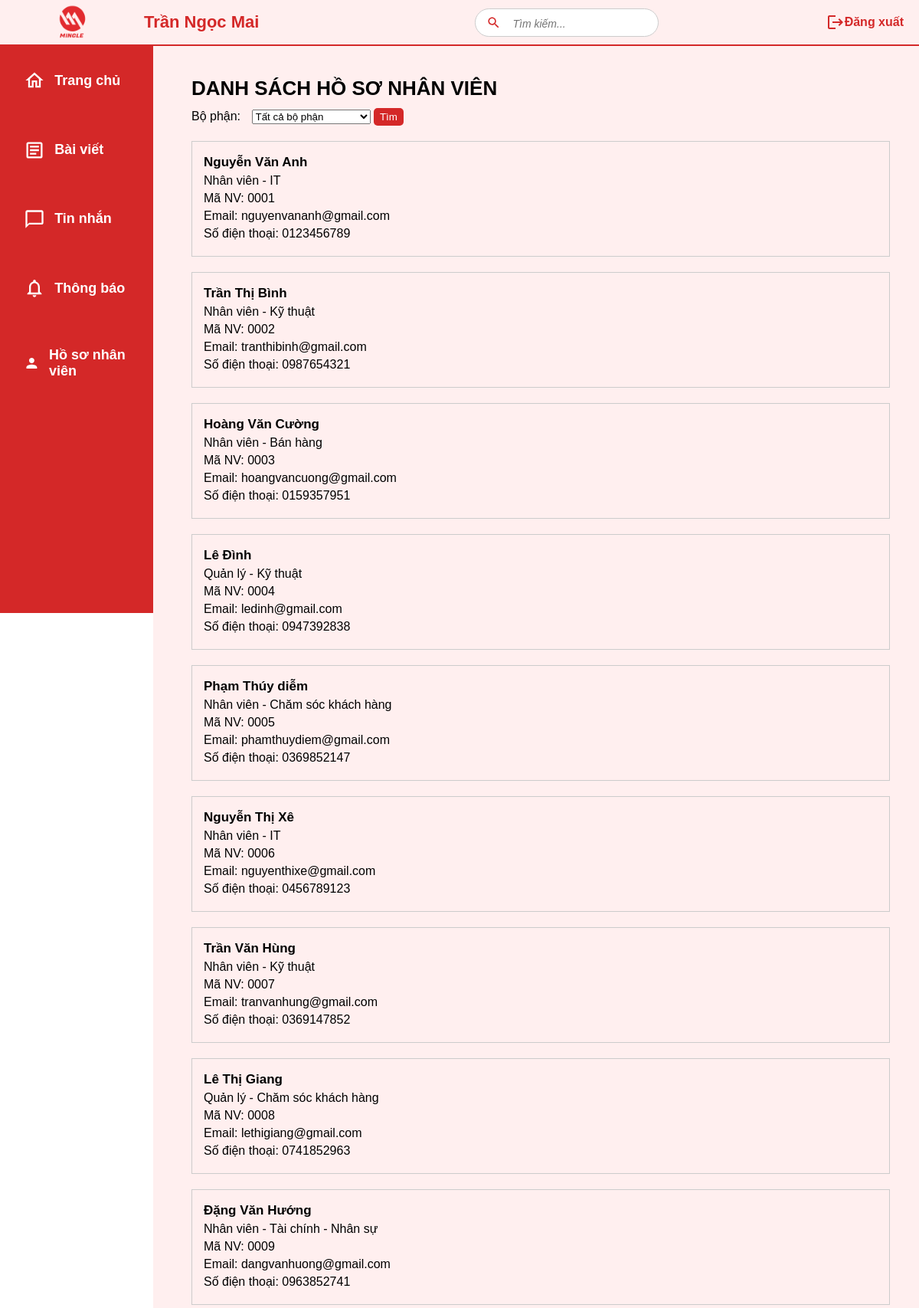
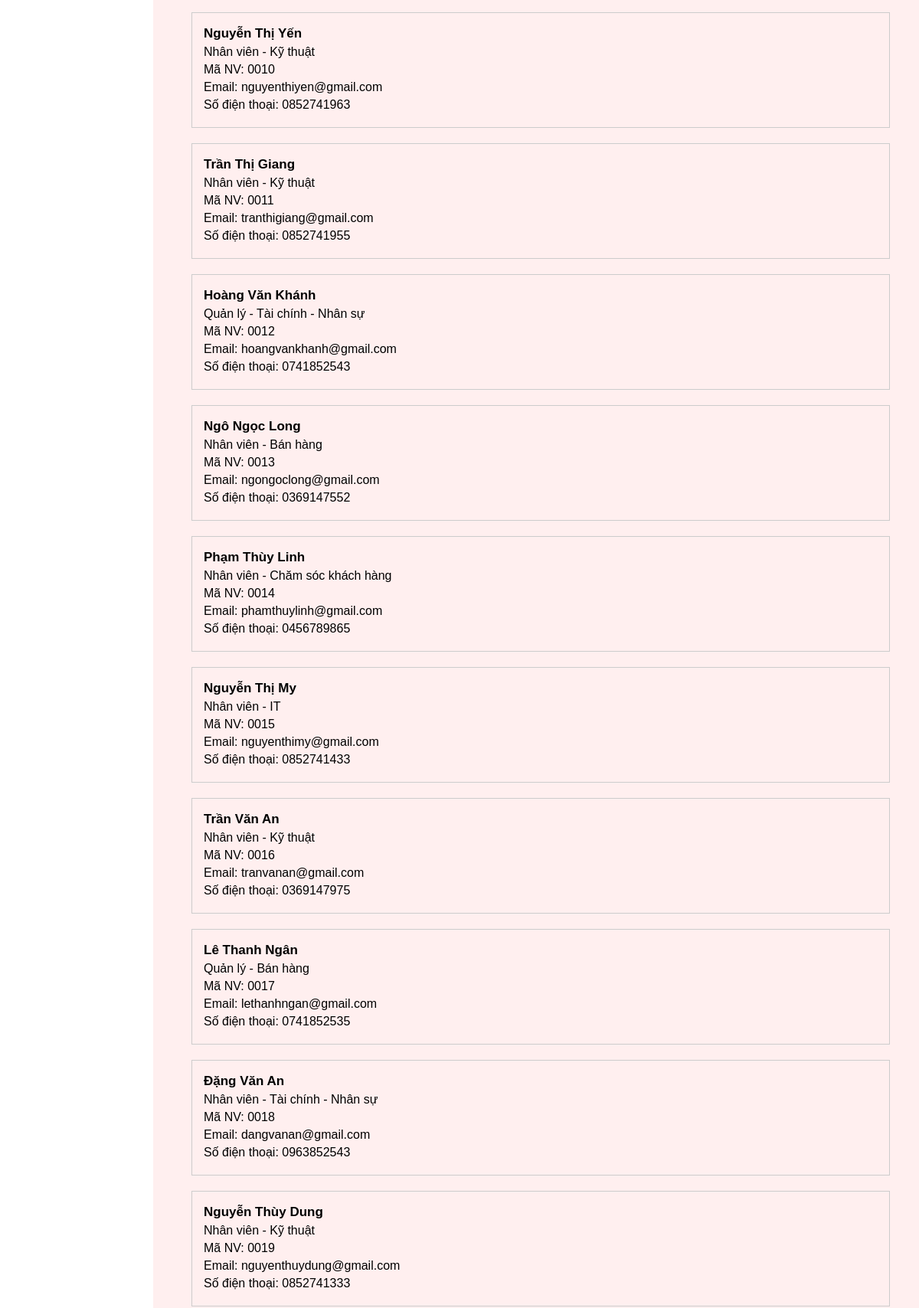
The app's page /employees/ (signed in, upper part) with its own data (2 pictures, top to bottom).
### mxh/models.py (models this page shows, shortened)
class EmployeeProfile(models.Model): # hồ sơ nhân viên
    employee_code = models.CharField(max_length=20, primary_key=True)  # Thay đổi max_length nếu cần
    user = models.OneToOneField(User, on_delete=models.CASCADE)
    date_of_birth = models.DateField()
    gender = models.CharField(max_length=10)
    ethnicity = models.CharField(max_length=50)
    address = models.TextField()
    phone_number = models.CharField(max_length=20)
    email = models.EmailField()
    working_unit = models.CharField(max_length=100)
    department = models.ForeignKey(Department, on_delete=models.CASCADE)
    position = models.CharField(max_length=100)

class Department(models.Model):
    name = models.CharField(max_length=100, unique=True)  # Tên phòng ban
    created_at = models.DateTimeField(auto_now_add=True)  # Ngày tạo
    def __str__(self):
        return self.name

### mxh/views.py (the view)
# urls.py: path('employees/', employee_list, name='employee_list'),
@never_cache
@login_required
def employee_list(request):
   departments = Department.objects.all()
   selected_department = request.GET.get('department', None)
   if selected_department:
       employees = EmployeeProfile.objects.filter(department=selected_department)
   else:
       employees = EmployeeProfile.objects.all()
   context = {
       'employees': employees,
       'departments': departments,
       'selected_department': selected_department
   }
   return render(request, 'employee_list.html', context)

### mxh/templates/employee_list.html (shortened to what this page needs)
{% extends 'home.html' %}
{% block content %}
<div class="container">
    <div class="title"><h1>DANH SÁCH HỒ SƠ NHÂN VIÊN</h1></div>
    <form method="get" action="{% url 'employee_list' %}">
        <label for="department">Bộ phận:</label>
        <select id="department" name="department">
            <option value="">Tất cả bộ phận</option>
        </select>
        <button type="submit">Tìm</button>
    </form>
    <div>
        {% for employee in employees %}
            <div class="employee-card">
                <h3><a href="{% url 'employee_detail' employee.employee_code %}">{{ employee.user.first_name }} {{ employee.user.last_name }}</a></h3>
                <p>{{ employee.position }} - {{ employee.department }}</p>
                <p>Mã NV: {{ employee.employee_code }}</p>
                <p>Email: {{ employee.email }}</p>
                <p>Số điện thoại: {{ employee.phone_number }}</p>
            </div>
        {% endfor %}
    </div>
</div>
{% endblock %}

### templates/base.html (shortened to what this page needs)
<!DOCTYPE html>
{% load static %}
<html lang="vi">
<head>
   <link href="https://cdnjs.cloudflare.com/ajax/libs/font-awesome/6.5.1/css/all.min.css" rel="stylesheet">
</head>
<body>
   <nav class="sidebar">
       <a href="{% url 'home' %}" class="nav-item">
           <svg viewBox="0 0 24 24" fill="currentColor">
               <path d="M12 5.69l5 4.5V18h-2v-6H9v6H7v-7.81l5-4.5M12 3L2 12h3v8h6v-6h2v6h6v-8h3L12 3z"/>
           </svg>
           Trang chủ
       </a>
       <a href="{% url 'post' %}" class="nav-item">
           <svg viewBox="0 0 24 24" fill="currentColor">
               <path d="M19 5v14H5V5h14m0-2H5c-1.1 0-2 .9-2 2v14c0 1.1.9 2 2 2h14c1.1 0 2-.9 2-2V5c0-1.1-.9-2-2-2z"/>
               <path d="M14 17H7v-2h7v2zm3-4H7v-2h10v2zm0-4H7V7h10v2z"/>
           </svg>
           Bài viết
       </a>
       <a href="{% url 'message_list' %}" class="nav-item">
           <svg viewBox="0 0 24 24" fill="currentColor">
               <path d="M20 2H4c-1.1 0-2 .9-2 2v18l4-4h14c1.1 0 2-.9 2-2V4c0-1.1-.9-2-2-2zm0 14H6l-2 2V4h16v12z"/>
           </svg>
           Tin nhắn
       </a>
       <a href="{% url 'notification_list' %}" class="nav-item">
           <svg viewBox="0 0 24 24" fill="currentColor">
               <path d="M12 22c1.1 0 2-.9 2-2h-4c0 1.1.9 2 2 2zm6-6v-5c0-3.07-1.63-5.64-4.5-6.32V4c0-.83-.67-1.5-1.5-1.5s-1.5.67-1.5 1.5v.68C7.64 5.36 6 7.92 6 11v5l-2 2v1h16v-1l-2-2zm-2 1H8v-6c0-2.48 1.51-4.5 4-4.5s4 2.02 4 4.5v6z"/>
           </svg>
           Thông báo
       </a>
       <a href="{% url 'employee_list' %}" class="nav-item">
           <svg viewBox="0 0 24 24" fill="currentColor">
               <path d="M12 12c2.21 0 4-1.79 4-4s-1.79-4-4-4-4 1.79-4 4 1.79 4 4 4zm0 2c-2.67 0-8 1.34-8 4v2h16v-2c0-2.66-5.33-4-8-4z"/>
           </svg>
           Hồ sơ nhân viên
       </a>
   </nav>
   <div class="header">
       <div class="logo">
           <img src="{% static 'mxh/logo-mingle.png' %}" />
       </div>
       <div class="name">
           <a href="{% url 'account_settings' %}">
               <span><strong>{{ request.user.first_name }} {{ request.user.last_name }}</strong></span>
           </a>
       </div>
       <div class="search-container">
           <form action="{% url 'search' %}" method="get">
           <svg viewBox="0 0 20 20" fill="currentColor" class="search-icon">
               <path d="M15.5 14h-.79l-.28-.27C15.41 12.59 16 11.11 16 9.5 16 5.91 13.09 3 9.5 3S3 5.91 3 9.5 5.91 16 9.5 16c1.61 0 3.09-.59 4.23-1.57l.27.28v.79l5 4.99L20.49 19l-4.99-5zm-6 0C7.01 14 5 11.99 5 9.5S7.01 5 9.5 5 14 7.01 14 9.5 11.99 14 9.5 14z"/>
           </svg>
           <input type="text" name="q" placeholder="Tìm kiếm...">
           </form>
       </div>
       <div class="logout-container">
           <a href="{% url 'logout' %}" class="nav-item-header">
               <svg width="24" height="24" viewBox="0 0 24 24" fill="currentColor">
                   <path d="M17 7l-1.41 1.41L18.17 11H8v2h10.17l-2.58 2.58L17 17l5-5zM4 5h8V3H4c-1.1 0-2 .9-2 2v14c0 1.1.9 2 2 2h8v-2H4V5z"/>
               </svg>
               <div class="text"><strong>Đăng xuất</strong></div>
           </a>
       </div>
   </div>
   <main class="main-content">
       {% block content %} {% endblock %}
   </main>
</body>
</html>

### records on screen
EmployeeProfile: user.first_name "Nguyễn", user.last_name "Văn Anh", position "Nhân viên", department "IT", employee_code "0001", email "nguyenvananh@gmail.com", phone_number "0123456789"
EmployeeProfile: user.first_name "Trần", user.last_name "Thị Bình", position "Nhân viên", department "Kỹ thuật", employee_code "0002", email "tranthibinh@gmail.com", phone_number "0987654321"
EmployeeProfile: user.first_name "Hoàng", user.last_name "Văn Cường", position "Nhân viên", department "Bán hàng", employee_code "0003", email "hoangvancuong@gmail.com", phone_number "0159357951"
EmployeeProfile: user.first_name "Lê", user.last_name "Đình", position "Quản lý", department "Kỹ thuật", employee_code "0004", email "ledinh@gmail.com", phone_number "0947392838"
EmployeeProfile: user.first_name "Phạm", user.last_name "Thúy diễm", position "Nhân viên", department "Chăm sóc khách hàng", employee_code "0005", email "phamthuydiem@gmail.com", phone_number "0369852147"
EmployeeProfile: user.first_name "Nguyễn", user.last_name "Thị Xê", position "Nhân viên", department "IT", employee_code "0006", email "nguyenthixe@gmail.com", phone_number "0456789123"
EmployeeProfile: user.first_name "Trần", user.last_name "Văn Hùng", position "Nhân viên", department "Kỹ thuật", employee_code "0007", email "tranvanhung@gmail.com", phone_number "0369147852"
EmployeeProfile: user.first_name "Lê", user.last_name "Thị Giang", position "Quản lý", department "Chăm sóc khách hàng", employee_code "0008", email "lethigiang@gmail.com", phone_number "0741852963"
EmployeeProfile: user.first_name "Đặng", user.last_name "Văn Hướng", position "Nhân viên", department "Tài chính - Nhân sự", employee_code "0009", email "dangvanhuong@gmail.com", phone_number "0963852741"
EmployeeProfile: user.first_name "Nguyễn", user.last_name "Thị Yến", position "Nhân viên", department "Kỹ thuật", employee_code "0010", email "nguyenthiyen@gmail.com", phone_number "0852741963"
EmployeeProfile: user.first_name "Trần", user.last_name "Thị Giang", position "Nhân viên", department "Kỹ thuật", employee_code "0011", email "tranthigiang@gmail.com", phone_number "0852741955"
EmployeeProfile: user.first_name "Hoàng", user.last_name "Văn Khánh", position "Quản lý", department "Tài chính - Nhân sự", employee_code "0012", email "hoangvankhanh@gmail.com", phone_number "0741852543"
EmployeeProfile: user.first_name "Ngô", user.last_name "Ngọc Long", position "Nhân viên", department "Bán hàng", employee_code "0013", email "ngongoclong@gmail.com", phone_number "0369147552"
EmployeeProfile: user.first_name "Phạm", user.last_name "Thùy Linh", position "Nhân viên", department "Chăm sóc khách hàng", employee_code "0014", email "phamthuylinh@gmail.com", phone_number "0456789865"
EmployeeProfile: user.first_name "Nguyễn", user.last_name "Thị My", position "Nhân viên", department "IT", employee_code "0015", email "nguyenthimy@gmail.com", phone_number "0852741433"
EmployeeProfile: user.first_name "Trần", user.last_name "Văn An", position "Nhân viên", department "Kỹ thuật", employee_code "0016", email "tranvanan@gmail.com", phone_number "0369147975"
EmployeeProfile: user.first_name "Lê", user.last_name "Thanh Ngân", position "Quản lý", department "Bán hàng", employee_code "0017", email "lethanhngan@gmail.com", phone_number "0741852535"
EmployeeProfile: user.first_name "Đặng", user.last_name "Văn An", position "Nhân viên", department "Tài chính - Nhân sự", employee_code "0018", email "dangvanan@gmail.com", phone_number "0963852543"
EmployeeProfile: user.first_name "Nguyễn", user.last_name "Thùy Dung", position "Nhân viên", department "Kỹ thuật", employee_code "0019", email "nguyenthuydung@gmail.com", phone_number "0852741333"

### other values on screen
{{ request.user.first_name }} "Trần"
{{ request.user.last_name }} "Ngọc Mai"
